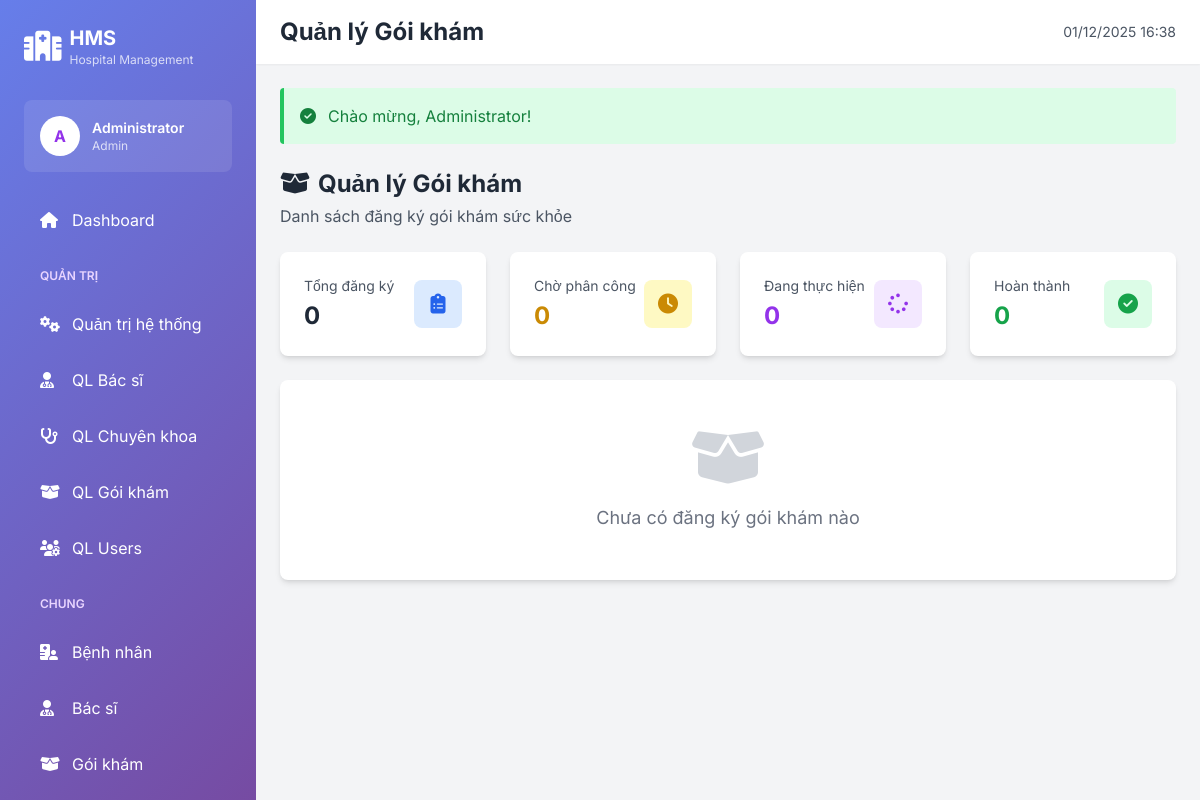
/WebBenhvien/hospital-management-system/public/package-appointments (signed in), run on an earlier commit of the app's database.
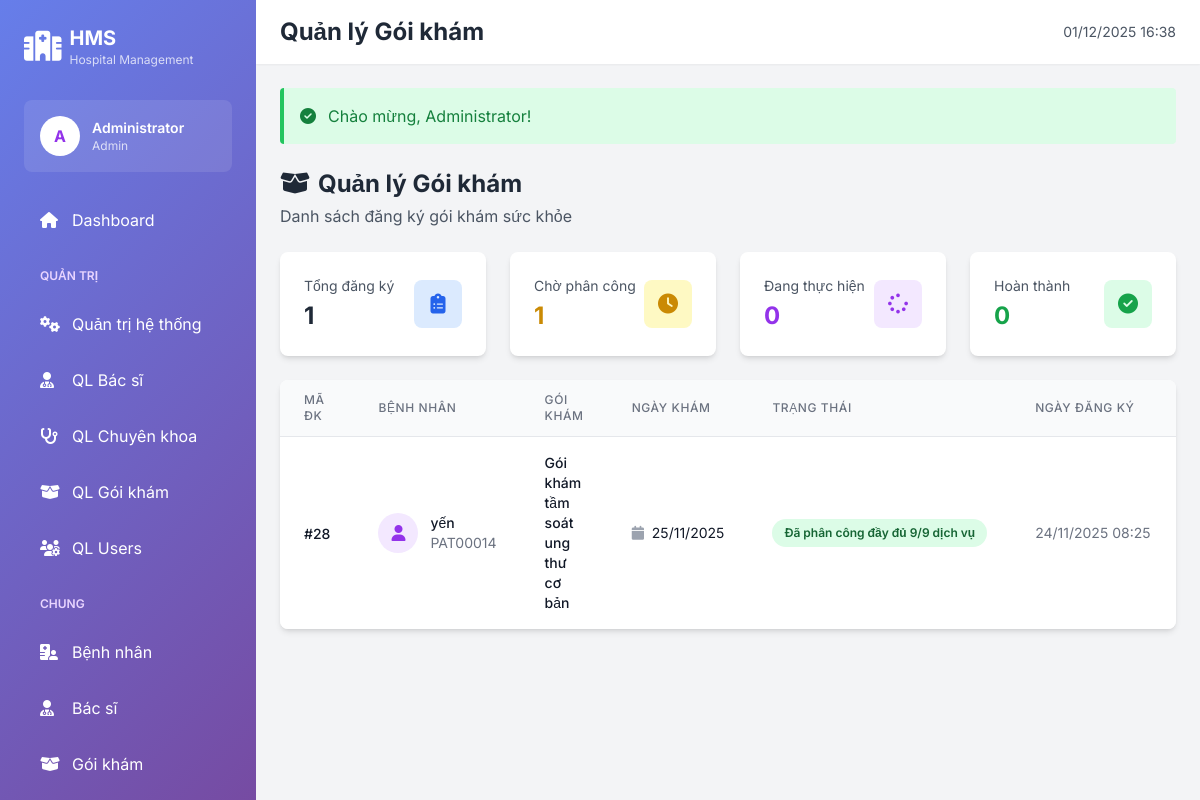
And on a later commit of the database.
### tables this page shows
CREATE TABLE `package_appointments` (
  `id` int(11) NOT NULL,
  `patient_id` int(11) NOT NULL,
  `package_id` int(11) NOT NULL,
  `appointment_date` date NOT NULL,
  `status` enum('scheduled','in_progress','completed','cancelled') DEFAULT 'scheduled',
  `final_status` enum('in_progress','awaiting_review','returned','approved') NOT NULL DEFAULT 'in_progress',
  `coordinator_doctor_id` int(11) DEFAULT NULL,
  `approved_by` int(11) DEFAULT NULL,
  `approved_at` datetime DEFAULT NULL,
  `final_pdf_path` varchar(255) DEFAULT NULL,
  `notes` text DEFAULT NULL,
  `total_price` decimal(10,2) DEFAULT 0.00,
  `created_by` int(11) NOT NULL COMMENT 'User ID cß╗ºa ngã░ß╗Øi tß║ío (receptionist)',
  `created_at` timestamp NOT NULL DEFAULT current_timestamp(),
  `updated_at` timestamp NOT NULL DEFAULT current_timestamp() ON UPDATE current_timestamp()
);

CREATE TABLE `users` (
  `id` int(11) NOT NULL,
  `username` varchar(50) NOT NULL,
  `email` varchar(100) NOT NULL,
  `password` varchar(255) NOT NULL,
  `full_name` varchar(100) NOT NULL,
  `phone` varchar(20) DEFAULT NULL,
  `date_of_birth` date DEFAULT NULL,
  `gender` enum('male','female','other') DEFAULT 'other',
  `address` text DEFAULT NULL,
  `avatar` varchar(255) DEFAULT NULL,
  `role` enum('admin','doctor','patient','staff','receptionist') DEFAULT 'patient',
  `is_active` tinyint(1) DEFAULT 1,
  `created_at` timestamp NOT NULL DEFAULT current_timestamp(),
  `updated_at` timestamp NOT NULL DEFAULT current_timestamp() ON UPDATE current_timestamp()
);

CREATE TABLE `patients` (
  `id` int(11) NOT NULL,
  `user_id` int(11) NOT NULL,
  `patient_code` varchar(20) NOT NULL,
  `date_of_birth` date DEFAULT NULL,
  `gender` enum('male','female','other') DEFAULT NULL,
  `address` text DEFAULT NULL,
  `blood_type` varchar(5) DEFAULT NULL,
  `allergies` text DEFAULT NULL,
  `medical_history` text DEFAULT NULL,
  `emergency_contact` varchar(100) DEFAULT NULL,
  `emergency_phone` varchar(20) DEFAULT NULL,
  `insurance_number` varchar(50) DEFAULT NULL,
  `insurance_provider` varchar(100) DEFAULT NULL,
  `updated_at` timestamp NOT NULL DEFAULT current_timestamp() ON UPDATE current_timestamp()
);

CREATE TABLE `health_packages` (
  `id` int(11) NOT NULL,
  `package_code` varchar(20) NOT NULL,
  `name` varchar(255) NOT NULL,
  `description` text DEFAULT NULL,
  `gender_requirement` enum('both','male','female') DEFAULT 'both',
  `min_age` int(11) DEFAULT 0,
  `max_age` int(11) DEFAULT 150,
  `is_active` tinyint(1) DEFAULT 1,
  `created_at` timestamp NOT NULL DEFAULT current_timestamp(),
  `updated_at` timestamp NOT NULL DEFAULT current_timestamp() ON UPDATE current_timestamp()
);

### app/Views/package_appointments/index.php (the view, shortened to what the rows shown need)
<?php if (!Auth::isPatient()): ?>
<div class="grid grid-cols-1 md:grid-cols-4 gap-6 mb-6">
    <div class="bg-white rounded-lg shadow-md p-6">
        <div class="flex items-center justify-between">
            <div>
                <p class="text-gray-600 text-sm">Tổng đăng ký</p>
                <p class="text-2xl font-bold text-gray-800 mt-1">
                    <?= count($packageAppointments) ?>
                </p>
            </div>
            <div class="w-12 h-12 bg-blue-100 rounded-lg flex items-center justify-center">
                <i class="fas fa-clipboard-list text-blue-600 text-xl"></i>
            </div>
        </div>
    </div>
    <div class="bg-white rounded-lg shadow-md p-6">
        <div class="flex items-center justify-between">
            <div>
                <p class="text-gray-600 text-sm">Chờ phân công</p>
                <p class="text-2xl font-bold text-yellow-600 mt-1">
                    <?= count(array_filter($packageAppointments, fn($p) => $p['status'] == 'scheduled')) ?>
                </p>
            </div>
            <div class="w-12 h-12 bg-yellow-100 rounded-lg flex items-center justify-center">
                <i class="fas fa-clock text-yellow-600 text-xl"></i>
            </div>
        </div>
    </div>
    <div class="bg-white rounded-lg shadow-md p-6">
        <div class="flex items-center justify-between">
            <div>
                <p class="text-gray-600 text-sm">Đang thực hiện</p>
                <p class="text-2xl font-bold text-purple-600 mt-1">
                    <?= count(array_filter($packageAppointments, fn($p) => $p['status'] == 'in_progress')) ?>
                </p>
            </div>
            <div class="w-12 h-12 bg-purple-100 rounded-lg flex items-center justify-center">
                <i class="fas fa-spinner text-purple-600 text-xl"></i>
            </div>
        </div>
    </div>
    <div class="bg-white rounded-lg shadow-md p-6">
        <div class="flex items-center justify-between">
            <div>
                <p class="text-gray-600 text-sm">Hoàn thành</p>
                <p class="text-2xl font-bold text-green-600 mt-1">
                    <?= count(array_filter($packageAppointments, fn($p) => $p['status'] == 'completed')) ?>
                </p>
            </div>
            <div class="w-12 h-12 bg-green-100 rounded-lg flex items-center justify-center">
                <i class="fas fa-check-circle text-green-600 text-xl"></i>
            </div>
        </div>
    </div>
</div>
<?php endif; ?>
<div class="bg-white rounded-lg shadow-md overflow-hidden">
    <?php if (empty($packageAppointments)): ?>
    <div class="p-12 text-center">
        <i class="fas fa-box-open text-6xl text-gray-300 mb-4"></i>
        <p class="text-gray-500 text-lg">Chưa có đăng ký gói khám nào</p>
        <?php if (Auth::isReceptionist()): ?>
        <a href="<?= APP_URL ?>/schedule"
           class="inline-block mt-4 px-6 py-3 gradient-bg text-white rounded-lg hover:opacity-90">
            Đăng ký gói khám mới
        </a>
        <?php endif; ?>
    </div>
    <?php else: ?>
    <div class="overflow-x-auto">
        <table class="w-full">
            <thead class="bg-gray-50 border-b border-gray-200">
                <tr>
                    <th class="px-6 py-3 text-left text-xs font-medium text-gray-500 uppercase tracking-wider">
                        Mã ĐK
                    </th>
                    <th class="px-6 py-3 text-left text-xs font-medium text-gray-500 uppercase tracking-wider">
                        Bệnh nhân
                    </th>
                    <th class="px-6 py-3 text-left text-xs font-medium text-gray-500 uppercase tracking-wider">
                        Gói khám
                    </th>
                    <th class="px-6 py-3 text-left text-xs font-medium text-gray-500 uppercase tracking-wider">
                        Ngày khám
                    </th>
                    <th class="px-6 py-3 text-left text-xs font-medium text-gray-500 uppercase tracking-wider">
                        Trạng thái
                    </th>
                    <th class="px-6 py-3 text-left text-xs font-medium text-gray-500 uppercase tracking-wider">
                        Ngày đăng ký
                    </th>
                </tr>
            </thead>
            <tbody class="bg-white divide-y divide-gray-200">
                <?php foreach ($packageAppointments as $pa): ?>
                <tr class="hover:bg-gray-50 transition">
                    <td class="px-6 py-4 whitespace-nowrap">
                        <span class="text-sm font-medium text-gray-900">
                            #<?= $pa['id'] ?>
                        </span>
                    </td>
                    <td class="px-6 py-4">
                        <div class="flex items-center">
                            <div class="flex-shrink-0 h-10 w-10 bg-purple-100 rounded-full flex items-center justify-center">
                                <i class="fas fa-user text-purple-600"></i>
                            </div>
                            <div class="ml-3">
                                <p class="text-sm font-medium text-gray-900">
                                    <?= htmlspecialchars($pa['patient_name']) ?>
                                </p>
                                <p class="text-sm text-gray-500">
                                    <?= htmlspecialchars($pa['patient_code']) ?>
                                </p>
                            </div>
                        </div>
                    </td>
                    <td class="px-6 py-4">
                        <div class="text-sm text-gray-900 font-medium">
                            <?= htmlspecialchars($pa['package_name']) ?>
                        </div>
                    </td>
                    <td class="px-6 py-4 whitespace-nowrap">
                        <div class="text-sm text-gray-900">
                            <i class="fas fa-calendar mr-1 text-gray-400"></i>
                            <?= date('d/m/Y', strtotime($pa['appointment_date'])) ?>
                        </div>
                    </td>
                    <td class="px-6 py-4 whitespace-nowrap">
                        <?php
                        $as = (int)($pa['assigned_count'] ?? 0);
                        $ts = (int)($pa['total_services'] ?? 0);
                        if ($ts > 0) {
                            if ($as === 0) {
                                $colorClass = 'bg-yellow-100 text-yellow-800';
                                $label = 'Chưa phân công';
                            } elseif ($as < $ts) {
                                $colorClass = 'bg-orange-100 text-orange-800';
                                $label = "Đã phân công {$as}/{$ts} dịch vụ";
                            } else {
                                $colorClass = 'bg-green-100 text-green-800';
                                $label = "Đã phân công đầy đủ {$as}/{$ts} dịch vụ";
                            }
                        } else {
                            $colorClass = 'bg-gray-100 text-gray-800';
                            $label = 'Không có dịch vụ';
                        }
                        ?>
                        <span class="px-3 py-1 inline-flex text-xs leading-5 font-semibold rounded-full <?= $colorClass ?>">
                            <?= $label ?>
                        </span>
                    </td>
                    <td class="px-6 py-4 whitespace-nowrap text-sm text-gray-500">
                        <?= date('d/m/Y H:i', strtotime($pa['created_at'])) ?>
                    </td>
                </tr>
                <?php endforeach; ?>
            </tbody>
        </table>
    </div>
    <?php endif; ?>
</div>
<?php
require_once APP_PATH . '/Views/layouts/main.php';
?>

What changed in the data, as far as the page shows it:
added package_appointments: status "1", status "0", id "28", created_by.full_name "yến", patient.patient_code "PAT00014", package.name "Gói khám tầm soát ung thư cơ bản", appointment_date "25/11/2025", label "Đã phân công đầy đủ 9/9 dịch vụ", created_at "24/11/2025 08:25"
Also different on the page:
count($packageAppointments): "0" → "1"
text no longer shown: "0 0 0 Chưa có đăng ký gói khám nào"
text now shown: "MÃ ĐK BỆNH NHÂN GÓI KHÁM NGÀY KHÁM TRẠNG THÁI NGÀY ĐĂNG KÝ"
